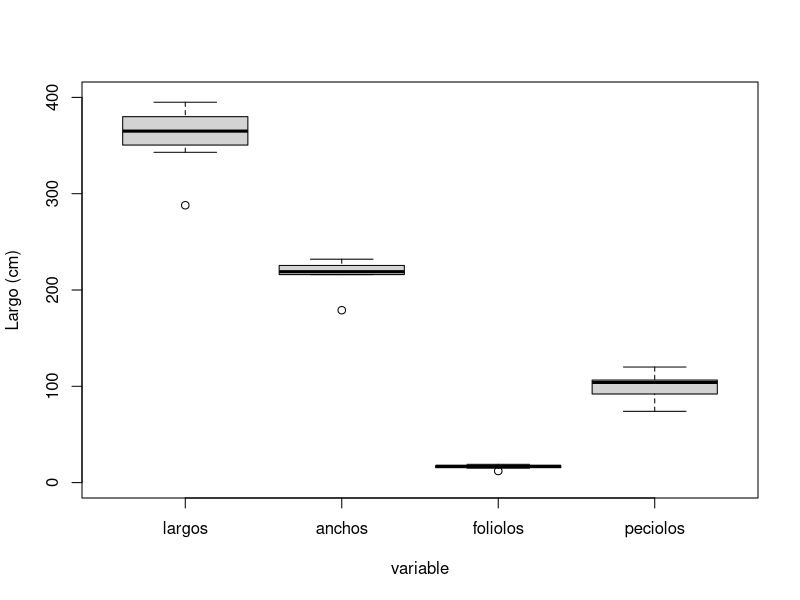
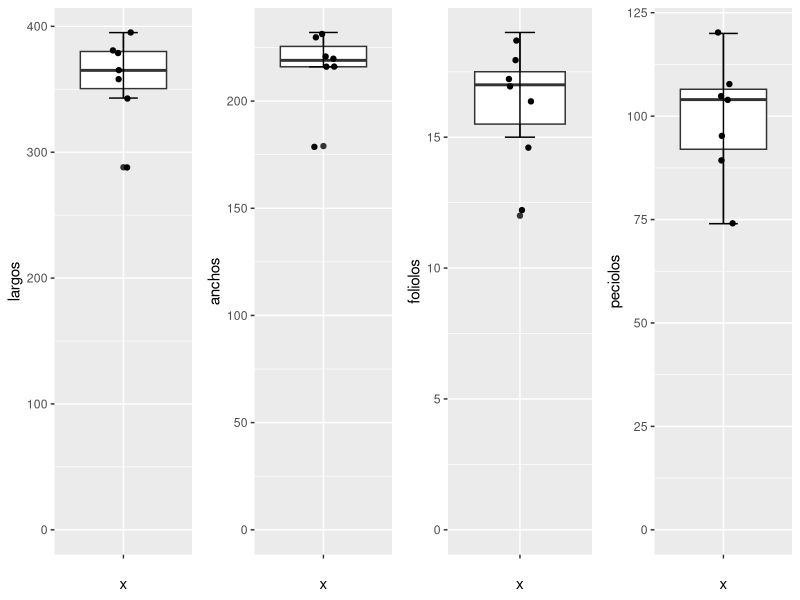

These figures' R source, in order:
## ---- chunk 1
library(lubridate)
library(ggplot2)
## ---- chunk 2
a <- 1
a
class(a) # "numeric"

b <- 3.2
b
class(b) # "numeric"

c <- 1/7
c
class(c) # "numeric"

d <- (-b + sqrt(b^2 - 4*a*c) ) / ( 2*a )
d
class(d) # "numeric"

e <- (-b - sqrt(b^2 - 4*a*c) ) / ( 2*a )
e
class(e) # "numeric"

f <- "b"
f
class(f) # "character"

g <- "palabra"
g
class(g) # "character"

paste(f , g)
class(paste(f , g))
paste(f, g, sep = "-")
paste(b, g, sep = "-")

b > c # TRUE
class(b > c) # "logical"
instante <- now()
instante # "2023-03-19 14:55:24 -03"
class(instante) # "POSIXct" "POSIXt"
## ---- chunk 3
x <- c(1, 7, 3)
y <- c(9, 4, 5)

x + y   # 10 11  8
x - y   # -8  3 -2
x * y   #  9 28 15
x / 2   #  0.5 3.5 1.5
## ---- chunk 4
#Cada elemento del primer vector elevado al elemento correspondiente del segundo
x ** y  # 1 2401  243 
x ^ y   # 1 2401  243


x %% y  # 1 3 3
x %/% y # 0 1 0
## ---- chunk 5
# Generan un vector con los elementos de la secuencia
vec1 <- c(1:10) # Desde : hasta
vec2 <- seq(15,50,3) # Desde, hasta, cada
vec1
vec2
## ---- chunk 6
# Vector
x[1] # 1
y[3] # 5

# Se puede accedeer a un rango de datos
vec2[3:7]
## ---- chunk 7
s <- matrix(1:6, nrow = 2, ncol = 3)
t <- matrix(8:13, nrow = 2, ncol = 3)

s
t
## ---- chunk 8
matr <- cbind(x,y)
matr
## ---- chunk 9
matr2 <- rbind(x,y)
matr2
## ---- chunk 10
# Suma de matrices elemento a elemento
s + t
## ---- chunk 11
# Multiplicación de matrices elemento a elemento
print("s * t Es el producto términoa término, ambas matricesdeben tener las mismas dimensiones")
s * t
## ---- chunk 12
# Ten en cuenta que se necesitan las dimensiones correctas para la multiplicación de matrices
w <- matrix(8:13, nrow = 2, ncol = 3)
writeLines("\n")
print("w")
w

z <- matrix(1:6, nrow = 3, ncol = 2)
writeLines("\n")
print("z")
z

writeLines("\n")
print("w %*% z Es el producto matricial, ej del primer valor 8*1 + 10*2 + 12*3 = 64")
w %*% z

# Producto exterior
#writeLines("\n")
#print("w %o% z")
#w %o% z # (Salida omitida)

# Producto Kronecker
writeLines("\n")
print("w %x% z Producto Kronecker")
w %x% z
## ---- chunk 13
# Matriz

# Un elemento de celda, contando los elementos desde el inicio
s[1] # 1
t[3] # 10

# Un elemento de celda, con referencia de fila y columna. Coordenadas. [fila,columna]
s[1,2] # 3
t[2,3] # 13


# Una fila
s[1,] # 1 3 5
t[2,] # 9 11 13

# Una columna
s[,1] # 1 2
t[,3] # 12 13
## ---- chunk 14
# Crear vectores, pueden tener diferente longitud. También se puede hacer desde un solo vector.
vector1 <- c(5,9,3)
vector2 <- c(10,11,12,13,14,15)
vector3 <- c(16,17,18,19,20,21,22,23,24,25,26,27,28,29,30)

# Usar los vectores creados para armar la matriz.
unArray3D <- array(c(vector1,vector2,vector3), dim = c(3,3,2))
print(unArray3D)
## ---- chunk 15
unArray3D[3,1,2]

writeLines("")
unArray3D[,,1]

writeLines("")
unArray3D[,2,]
## ---- chunk 16
h <- list(12, s, t, w, z, now(), y, TRUE)
h
class(h)
## ---- chunk 17
unaLista <- list(nombre = "Rafael", apellido = "Mac Donough", fechaDeNacimiento = ymd("1970-08-23"), dni = 21486775, esHombre = TRUE)
unaLista$fechaDeNacimiento
unaLista[2]
## ---- chunk 18
# Observar que hay dos pares de [[ ]]

h[[3]]
h[[6]]
h[[7]]
h[[8]]
## ---- chunk 19
unDataFrame1 <- data.frame(
  "entero" = 1:4, 
  "factor" = as.factor(c("a", "b", "c", "d")), 
  "numero" = c(1.2, 3.4, 4.5, 5.6),
  "cadena" = c("en", "fe", "go", "hu")
)
str(unDataFrame1)
unDataFrame1
## ---- chunk 20
unDataFrame1[[1]]
unDataFrame1$factor
unDataFrame1[[4,3]]
unDataFrame1[[1]][2]
unDataFrame1$cadena[3]
## ---- chunk 21
largos <- c(288,358,343,365,379,395,381)
anchos <- c(179,216,216,219,221,232,230)
foliolos <- c(12,15,18,16,17,17,19)
peciolos <- c(89,74,108,105,104,120,95)
## ---- chunk 22
class(largos)
## ---- chunk 23
sum(largos)
length(largos)
mean(largos)
max(largos)
min(largos)
median(largos)
sd(largos)
var(largos)
## ---- chunk 24
suma <- 0 
for (i in largos) {
  suma <- suma + i
}
suma

suma2 <- 0 
for (i in 1:length(largos)) {
  suma2 <- suma2 + largos[i]
}
suma2

n <- 0 
for (i in largos) {
  n <- n + 1
}
n

media <- suma / n
media

maxi <- largos[1] 
for (i in largos) {
  if (maxi < i) {
    maxi <- i
  }
}
maxi

mini <- largos[1]
for (i in largos) {
  if (mini > i){
    mini <- i
  }
}
mini
## ---- chunk 25
sort(largos)

largosOrd <- largos
for (i in 2:length(largosOrd)) {
  v <- largosOrd[i]
  j <- i
  while ((j > 1) & (largosOrd[j-1] > v)) {
    largosOrd[j] <- largosOrd[j-1]
    largosOrd[j-1] <- v
    j <- j-1
  }
}
largosOrd
# largos
## ---- chunk 26
if (length(largosOrd) %% 2 == 0) {
  (largosOrd[length(largosOrd) / 2] + largosOrd[(length(largosOrd) / 2) + 1]) / 2
} else {
  largosOrd[(length(largosOrd) / 2) + 1]
  }
## ---- chunk 27
dfHojas <- data.frame(largos, anchos, foliolos, peciolos)
dfHojas
## ---- chunk 28
boxplot(dfHojas, ylim=c(0,400), ylab = "Largo (cm)", xlab= "variable")
#boxplot(largos, ylim=c(0,460), ylab = "Largo (cm)", xlab= "muestra")
## ---- chunk 29
library(ggpubr)
p1 <- ggplot(dfHojas, aes(x = "", y = largos)) + 
  geom_boxplot() +
  stat_boxplot(geom = "errorbar",
               width = 0.25) +
  geom_jitter(width = 0.1) +
  ylim(0,NA)
p2 <- ggplot(dfHojas, aes(x = "", y = anchos)) + 
  geom_boxplot() +
  stat_boxplot(geom = "errorbar",
               width = 0.25) +
  geom_jitter(width = 0.1) +
  ylim(0,NA)
p3 <- ggplot(dfHojas, aes(x = "", y = foliolos)) + 
  geom_boxplot() +
  stat_boxplot(geom = "errorbar",
               width = 0.25) +
  geom_jitter(width = 0.1) +
  ylim(0,NA)
p4 <- ggplot(dfHojas, aes(x = "", y = peciolos)) + 
  geom_boxplot() +
  stat_boxplot(geom = "errorbar",
               width = 0.25) +
  geom_jitter(width = 0.1) +
  ylim(0,NA)

ggarrange(p1, p2, p3, p4, nrow=1)
